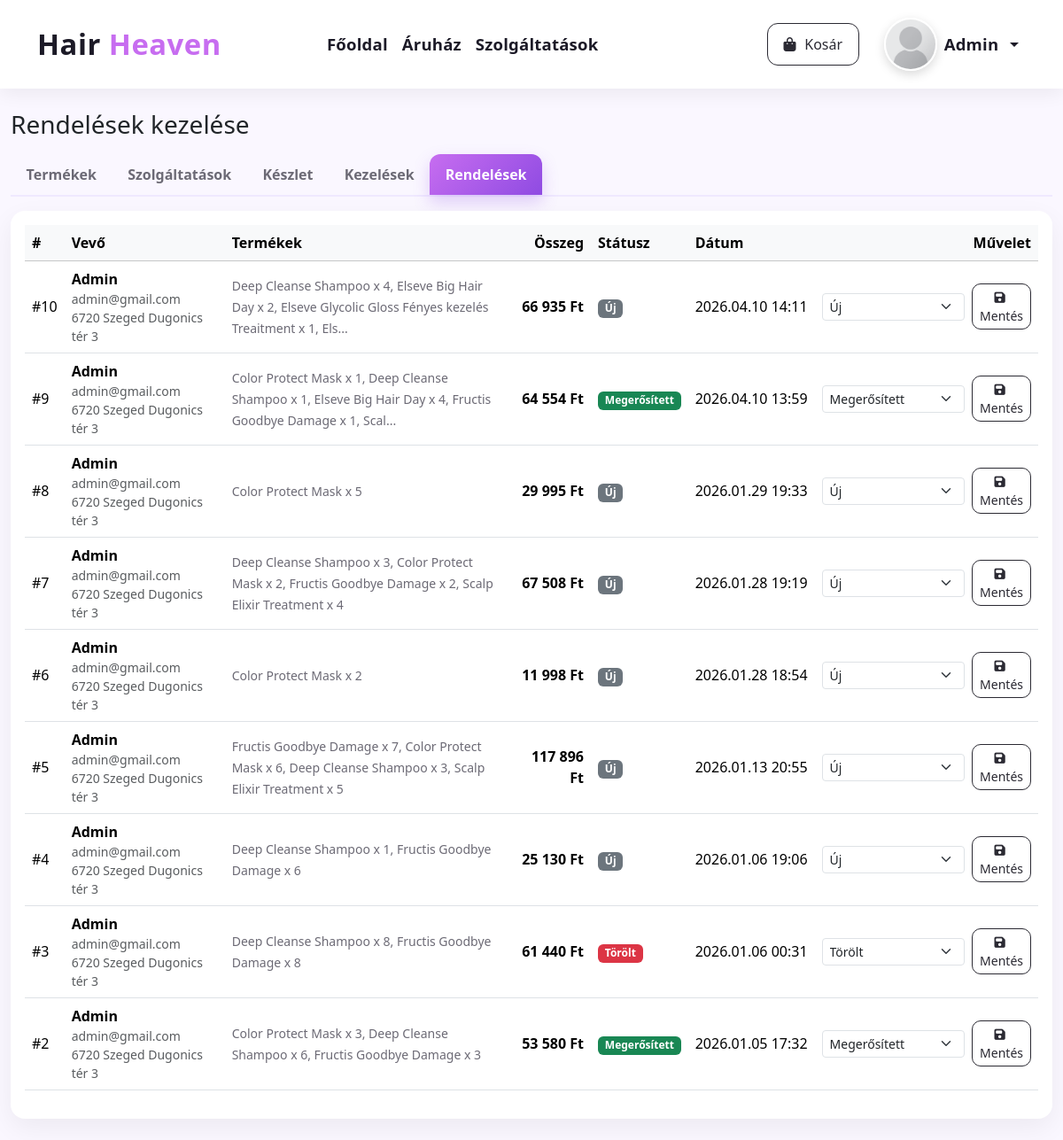
Screenshot of /admin/orders.php (signed in) with the database file from the repository.
### tables this page shows
CREATE TABLE `orders` (
  `id` int(11) NOT NULL,
  `user_id` int(11) DEFAULT NULL,
  `total_amount` decimal(10,2) NOT NULL,
  `status` enum('new','confirmed','cancelled') NOT NULL DEFAULT 'new',
  `customer_name` varchar(120) NOT NULL,
  `customer_email` varchar(120) NOT NULL,
  `customer_address` varchar(255) NOT NULL,
  `created_at` datetime NOT NULL DEFAULT current_timestamp()
);

### admin/orders.php (the view, shortened to what this page needs)
<?php
$mysqli = db();
function e($s)
{
  return htmlspecialchars((string)$s, ENT_QUOTES, 'UTF-8');
}
$orders = [];
if ($mysqli) {
  $res = $mysqli->query("\n    SELECT id, user_id, total_amount, status, customer_name, customer_email, customer_address, created_at\n    FROM orders\n    ORDER BY created_at DESC, id DESC\n    LIMIT 500\n  ");
  while ($row = $res->fetch_assoc()) {
    $row['items'] = [];
    $orders[(int)$row['id']] = $row;
  }
  if (!empty($orders)) {
    $ids = array_keys($orders);
    $ph = implode(',', array_fill(0, count($ids), '?'));
    $types = str_repeat('i', count($ids));
    $sql = "\n      SELECT order_id, product_name, unit_price, qty\n      FROM order_items\n      WHERE order_id IN ($ph)\n      ORDER BY order_id ASC, id ASC\n    ";
    $st = $mysqli->prepare($sql);
    $st->bind_param($types, ...$ids);
    $st->execute();
    $itemsRes = $st->get_result();
    while ($it = $itemsRes->fetch_assoc()) {
      $oid = (int)$it['order_id'];
      if (isset($orders[$oid])) {
        $orders[$oid]['items'][] = $it;
      }
    }
  }
}
function status_hu(string $status): string
{
  return match ($status) {
    'new' => 'Új',
    'confirmed' => 'Megerősített',
    'cancelled' => 'Törölt',
    default => $status,
  };
}
function status_badge(string $status): string
{
  return match ($status) {
    'new' => 'text-bg-secondary',
    'confirmed' => 'text-bg-success',
    'cancelled' => 'text-bg-danger',
    default => 'text-bg-secondary',
  };
}
?>
<!doctype html>
<html lang="hu">
<head>
  <link href="https://cdn.jsdelivr.net/npm/bootstrap@5.3.2/dist/css/bootstrap.min.css" rel="stylesheet">
  <link rel="stylesheet" href="https://cdnjs.cloudflare.com/ajax/libs/font-awesome/6.5.0/css/all.min.css" />
  <link rel="stylesheet" href="/assets/hairheaven.css">
</head>
<body>
  <?php $activePage = 'admin';
  include __DIR__ . '/../navbar.php'; ?>
  <div class="container-xxl py-4">
    <h1 class="h3 mb-3">Rendelések kezelése</h1>
    <ul class="nav admin-tabs" role="tablist">
      <li class="nav-item" role="presentation">
        <a class="nav-link" href="/admin/index.php#tabProducts">Termékek</a>
      </li>
      <li class="nav-item" role="presentation">
        <a class="nav-link" href="/admin/index.php#tabServices">Szolgáltatások</a>
      </li>
      <li class="nav-item" role="presentation">
        <a class="nav-link" href="/admin/stock.php">Készlet</a>
      </li>
      <li class="nav-item" role="presentation">
        <a class="nav-link" href="/admin/treatments.php">Kezelések</a>
      </li>
      <li class="nav-item" role="presentation">
        <a class="nav-link active" href="/admin/orders.php">Rendelések</a>
      </li>
    </ul>
    <div class="card p-3">
      <div class="table-responsive">
        <table class="table align-middle">
          <thead class="table-light">
            <tr>
              <th>#</th>
              <th>Vevő</th>
              <th>Termékek</th>
              <th class="text-end">Összeg</th>
              <th>Státusz</th>
              <th class="text-nowrap">Dátum</th>
              <th class="text-end">Művelet</th>
            </tr>
          </thead>
          <tbody>
            <?php foreach ($orders as $o): ?>
              <?php
              $parts = [];
              foreach ($o['items'] as $it) {
                $parts[] = $it['product_name'] . ' x ' . (int)$it['qty'];
              }
              $summary = !empty($parts) ? implode(', ', $parts) : 'Nincsenek tételek';
              if (mb_strlen($summary) > 110) {
                $summary = mb_substr($summary, 0, 107) . '...';
              }
              ?>
              <tr>
                <td class="text-nowrap">#<?= (int)$o['id'] ?></td>
                <td>
                  <div class="fw-semibold"><?= e($o['customer_name']) ?></div>
                  <small class="text-muted d-block"><?= e($o['customer_email']) ?></small>
                  <small class="text-muted d-block"><?= e($o['customer_address']) ?></small>
                </td>
                <td class="summary"><small><?= e($summary) ?></small></td>
                <td class="text-end fw-bold"><?= number_format((float)$o['total_amount'], 0, ',', ' ') ?> Ft</td>
                <td>
                  <span class="badge <?= e(status_badge((string)$o['status'])) ?>"><?= e(status_hu((string)$o['status'])) ?></span>
                </td>
                <td class="text-nowrap"><?= e(date('Y.m.d H:i', strtotime($o['created_at']))) ?></td>
                <td class="text-end">
                  <form method="post" class="d-inline-flex gap-2 align-items-center justify-content-end">
                    <select name="status" class="form-select form-select-sm" style="min-width: 150px;">
                      <option value="new" <?= $o['status'] === 'new' ? 'selected' : '' ?>>Új</option>
                      <option value="confirmed" <?= $o['status'] === 'confirmed' ? 'selected' : '' ?>>Megerősített</option>
                      <option value="cancelled" <?= $o['status'] === 'cancelled' ? 'selected' : '' ?>>Törölt</option>
                    </select>
                    <button class="btn btn-sm btn-outline-dark" type="submit">
                      <i class="fa-solid fa-floppy-disk me-1"></i>Mentés
                    </button>
                  </form>
                </td>
              </tr>
            <?php endforeach; ?>
          </tbody>
        </table>
      </div>
    </div>
  </div>
</body>
</html>

### assets/hairheaven.css (style rules this page uses)
:root { --hh-primary:#c76df0; --hh-primary-weak: rgba(199,109,240,.08); --hh-primary-glow: rgba(199,109,240,.22); --hh-dark:#1c1a27; --hh-muted:#6c6a75; --hh-nav-height: 60px; --hh-nav-font: 1.10rem; --hh-nav-brand: 1.95rem; --hh-nav-btn-py: .70rem; --hh-nav-btn-px: 1.10rem; --hh-avatar: 56px; }
@media (min-width: 992px) { :root { --hh-nav-height: 76px; --hh-nav-font: 1.16rem; --hh-nav-brand: 2.05rem; --hh-avatar: 60px; } }
.btn { border-radius:10px; transition:color .15s ease, background-color .15s ease, border-color .15s ease, box-shadow .15s ease, transform .05s ease; }
.btn-outline-dark { border-color:#2b2a33; color:#2b2a33; background:transparent; }
.btn i { margin-right:.35rem; }

### admin/orders.php (style rules this page uses)
body { background: #faf7ff; }
.card { box-shadow: 0 10px 30px rgba(0, 0, 0, .06); border: 0; border-radius: 16px; }
.admin-tabs { border-bottom: 2px solid #efe9ff; margin-bottom: 1rem; }
.admin-tabs .nav-link { border: 0; color: #6c6a75; font-weight: 800; padding: .7rem 1.1rem; border-radius: 12px 12px 0 0; background: transparent; transition: .18s ease; }
.admin-tabs .nav-link.active { color: #fff; background: linear-gradient(135deg, #c76df0, #8f4be2); box-shadow: 0 8px 18px rgba(143, 75, 226, .25); }
.summary { max-width: 420px; }
.summary small { color: #6c6a75; }

### rows the page displays
orders: id "10", customer_name "Admin", customer_email "admin@gmail.com", customer_address "6720 Szeged Dugonics tér 3", summary "Deep Cleanse Shampoo x 4, Elseve Big Hair Day x 2, Elseve Glycolic Gloss Fényes kezelés Treaitment x 1, Els...", total_amount "66 935", status "Új", created_at "2026.04.10 14:11"
orders: id "9", customer_name "Admin", customer_email "admin@gmail.com", customer_address "6720 Szeged Dugonics tér 3", summary "Color Protect Mask x 1, Deep Cleanse Shampoo x 1, Elseve Big Hair Day x 4, Fructis Goodbye Damage x 1, Scal...", total_amount "64 554", status "Megerősített", created_at "2026.04.10 13:59"
orders: id "8", customer_name "Admin", customer_email "admin@gmail.com", customer_address "6720 Szeged Dugonics tér 3", summary "Color Protect Mask x 5", total_amount "29 995", status "Új", created_at "2026.01.29 19:33"
orders: id "7", customer_name "Admin", customer_email "admin@gmail.com", customer_address "6720 Szeged Dugonics tér 3", summary "Deep Cleanse Shampoo x 3, Color Protect Mask x 2, Fructis Goodbye Damage x 2, Scalp Elixir Treatment x 4", total_amount "67 508", status "Új", created_at "2026.01.28 19:19"
orders: id "6", customer_name "Admin", customer_email "admin@gmail.com", customer_address "6720 Szeged Dugonics tér 3", summary "Color Protect Mask x 2", total_amount "11 998", status "Új", created_at "2026.01.28 18:54"
orders: id "5", customer_name "Admin", customer_email "admin@gmail.com", customer_address "6720 Szeged Dugonics tér 3", summary "Fructis Goodbye Damage x 7, Color Protect Mask x 6, Deep Cleanse Shampoo x 3, Scalp Elixir Treatment x 5", total_amount "117 896", status "Új", created_at "2026.01.13 20:55"
orders: id "4", customer_name "Admin", customer_email "admin@gmail.com", customer_address "6720 Szeged Dugonics tér 3", summary "Deep Cleanse Shampoo x 1, Fructis Goodbye Damage x 6", total_amount "25 130", status "Új", created_at "2026.01.06 19:06"
orders: id "3", customer_name "Admin", customer_email "admin@gmail.com", customer_address "6720 Szeged Dugonics tér 3", summary "Deep Cleanse Shampoo x 8, Fructis Goodbye Damage x 8", total_amount "61 440", status "Törölt", created_at "2026.01.06 00:31"
orders: id "2", customer_name "Admin", customer_email "admin@gmail.com", customer_address "6720 Szeged Dugonics tér 3", summary "Color Protect Mask x 3, Deep Cleanse Shampoo x 6, Fructis Goodbye Damage x 3", total_amount "53 580", status "Megerősített", created_at "2026.01.05 17:32"

### other values shown
$username ?: 'Profil' "Admin"
